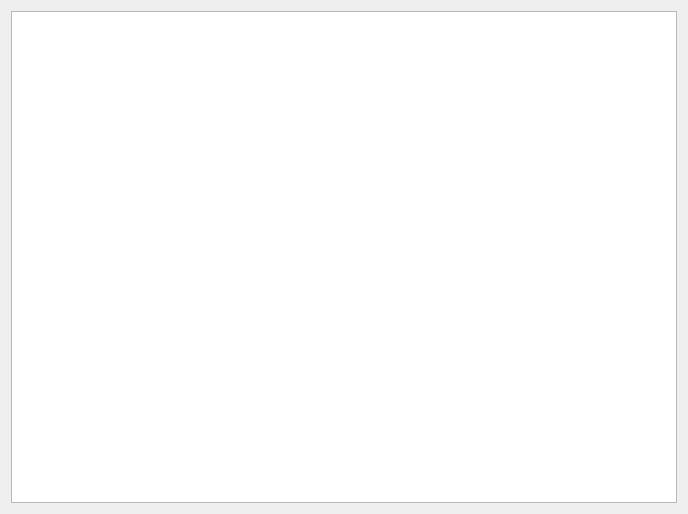
<?xml version="1.0" encoding="UTF-8"?>
<ui version="4.0">
 <class>ClientTable</class>
 <widget class="QDialog" name="ClientTable">
  <property name="geometry">
   <rect>
    <x>0</x>
    <y>0</y>
    <width>688</width>
    <height>514</height>
   </rect>
  </property>
  <property name="windowTitle">
   <string>Список клиентов</string>
  </property>
  <property name="windowIcon">
   <iconset resource="images.qrc">
    <normaloff>:/images/autoService-logo.png</normaloff>:/images/autoService-logo.png</iconset>
  </property>
  <layout class="QGridLayout" name="gridLayout">
   <item row="0" column="0">
    <widget class="QTableView" name="tableView"/>
   </item>
  </layout>
 </widget>
 <resources>
  <include location="images.qrc"/>
 </resources>
 <connections/>
</ui>
